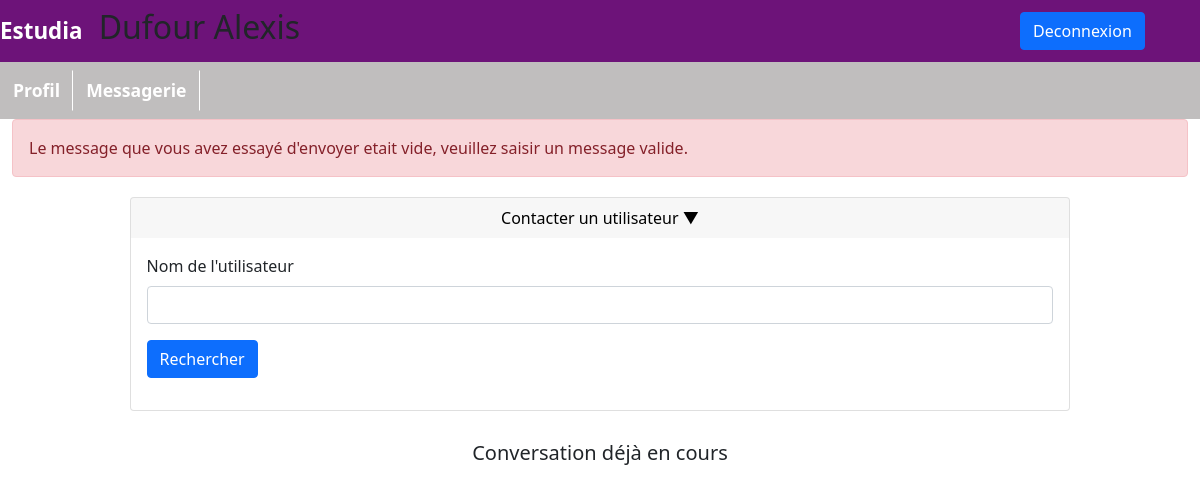
Page /pages/messagerie.php?idUtilisateur=3&error=messVide (signed in) on the earlier database version.
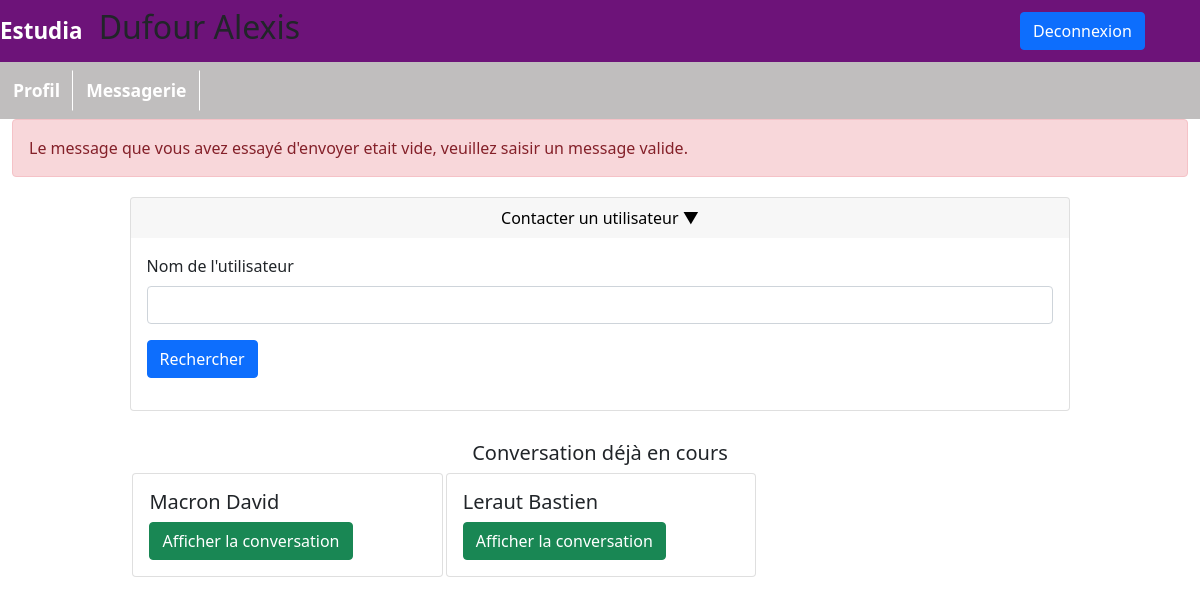
Same page on the later database version.
### tables this page shows
CREATE TABLE IF NOT EXISTS `conversations` (
  `idConversation` int(11) NOT NULL AUTO_INCREMENT,
  `idEnvoyeur` int(11) NOT NULL,
  `idReceveur` int(11) NOT NULL,
  PRIMARY KEY (`idConversation`)
);

CREATE TABLE IF NOT EXISTS `utilisateur` (
  `idUtilisateur` int(11) NOT NULL AUTO_INCREMENT,
  `email` varchar(100) DEFAULT NULL,
  `identifiant` varchar(100) NOT NULL,
  `nom` varchar(100) NOT NULL,
  `prenom` varchar(100) NOT NULL,
  `dateNaiss` date NOT NULL,
  `mdp` varchar(100) NOT NULL,
  `mdpTemp` varchar(100) NOT NULL,
  `statut` varchar(100) DEFAULT NULL,
  PRIMARY KEY (`idUtilisateur`)
);

### modeles/modeles.php (called while the page is built, shortened)
<?php
class Modele
{
    public function getBdd()
    {
        return new PDO('mysql:host=localhost;dbname=estudia;charset=UTF8', 'root', '',  array(PDO::ATTR_ERRMODE => PDO::ERRMODE_EXCEPTION));
    }
}
require_once "users.php";
require_once "conversations.php";
?>

### modeles/conversations.php (called while the page is built, shortened)
<?php
class Conversation extends Modele
{
    public function conversation($idEnvoyeur)
    {
        $requete = $this-> getBdd() -> prepare("SELECT idConversation, idEnvoyeur, idReceveur FROM conversations WHERE idEnvoyeur = ? || idReceveur = ?");
        $requete -> execute([$idEnvoyeur, $idEnvoyeur]);
        $conversations = $requete -> fetchAll(PDO::FETCH_ASSOC);
        return $conversations;
    }
}

### modeles/users.php (called while the page is built, shortened)
<?php
class User extends Modele
{
    public function selectNom($id)
    {
        $requete = $this -> getBdd() -> prepare("SELECT nom, prenom FROM utilisateur WHERE idUtilisateur = ?");
        $requete -> execute([$id]);
        $nom = $requete -> fetch(PDO::FETCH_ASSOC);
        return $nom;
    }
}

### pages/messagerie.php (the view, shortened to what this page needs)
<?php
require_once "entete.php";
if(!empty($_SESSION["statut"]) && $_SESSION["statut"] == "Etudiant" || $_SESSION["statut"] == "Professeur" || $_SESSION["statut"] == "Administration")
{
    if(!empty($_GET["idUtilisateur"]) && $_GET["idUtilisateur"] == $_SESSION["idUtilisateur"])
    {
        if(isset($_GET["error"]))
        {
            ?>
            <div class="alert alert-danger">
            <?php
            switch($_GET["error"])
            {
                case "messVide":
                    echo "Le message que vous avez essayé d'envoyer etait vide, veuillez saisir un message valide.";
                    break;
            }
            ?>
            </div>
            <?php
        }
        ?>
        <div>
            <div class="card" style="margin-top:20px; margin-left:10%; width:80%;">
                <button style="border: none;" onclick="contactProf()" class="card-header">
                    Contacter un utilisateur ▼
                </button>
                <div class="card-body" id="contactProf" style="display: block;">
                    <form action="messagerie.php?idUtilisateur=<?=$_GET["idUtilisateur"];?>" method="get" style="border:none">
                        <div class="mb-3">
                            <label for="exampleInputEmail1" class="form-label">Nom de l'utilisateur</label>
                            <input type="text" class="form-control" id="nomUser" name="nomUser">
                        </div>
                        <button type="submit" name="idUtilisateur" value="<?=$_GET["idUtilisateur"];?>" class="btn btn-primary">Rechercher</button>
                    </form>
                </div>
            </div>
            <?php
            $objetConversation = new Conversation();
            $conversations = $objetConversation -> conversation($_SESSION["idUtilisateur"]);
            ?>
            <div style="height:150px;width:80%; margin-left:10%; margin-top:30px">
                <h5 style="text-align: center;">Conversation déjà en cours</h5>
                <?php
                foreach($conversations as $conversation)
                {
                    ?>
                        <div class="card" style="width:33%;float:left; margin-left:0.3%">
                            <div class="card-body">
                                <?php
                                $objetUser = new User();
                                    if($_GET["idUtilisateur"] == $conversation["idEnvoyeur"])
                                    {
                                        $noms = $objetUser -> selectNom($conversation["idReceveur"]);
                                        ?>
                                        <h5 class="card-title"><?=$noms["nom"]?> <?=$noms["prenom"]?></h5>
                                        <a class="btn btn-success" href="conversation.php?idReceveur=<?=$conversation["idReceveur"];?>&idConversation=<?=$conversation["idConversation"];?>">Afficher la conversation</a>
                                        <?php
                                    }
                                    else
                                    {
                                        $noms = $objetUser -> selectNom($conversation["idEnvoyeur"]);
                                        ?>
                                        <h5 class="card-title"><?=$noms["nom"]?> <?=$noms["prenom"]?></h5>
                                        <a class="btn btn-success" href="conversation.php?idReceveur=<?=$conversation["idEnvoyeur"];?>&idConversation=<?=$conversation["idConversation"];?>">Afficher la conversation</a>
                                        <?php
                                    }
                                ?>
                            </div>
                        </div>
                    <?php
                }
                ?>
            </div>
        </div>
        <?php
    }
    else
    {
        echo "<script type='text/javascript'>document.location.replace('index.php');</script>";
    }
}
?>
<?php
require_once "footer.php";

Differences in the rows shown:
added conversations: utilisateur.nom "Macron", utilisateur.prenom "David"
added conversations: utilisateur.nom "Leraut", utilisateur.prenom "Bastien"
